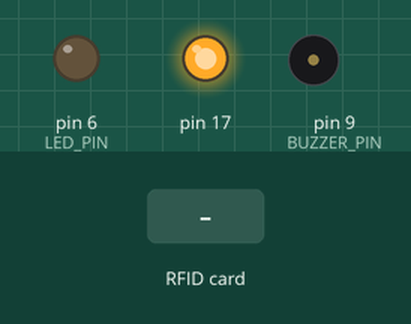
The sketch below on a simulated SparkFun Pro Micro, built with avr-gcc and run on an emulated ATmega32U4. On the bench: output pins drawn as LEDs (lit = HIGH), buzzer (waves = sounding, pin HIGH). The test bench sets the inputs (shaded band). USB keyboard and mouse output is not drawn.

Above: at 1.2 s.
1.3 s: RFID card 5E 7A 19 C4 held to the reader
At 1.44 s:
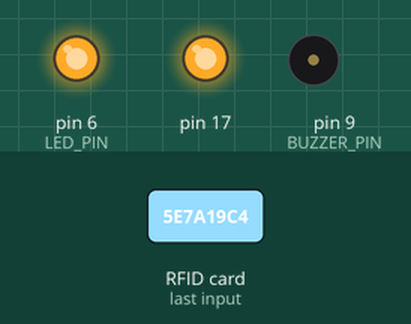
Timing chart, 0 to 4.3 s (numbered marks = the images above; inputs shaded):
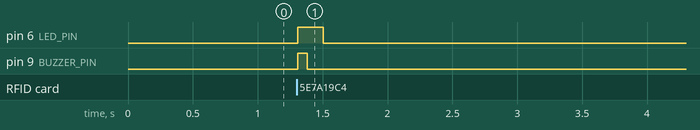

The sketch:

NFC-UID-keyboard.ino
```cpp
// (licence header left out)
#include <SPI.h>
#include <MFRC522.h>
#include "Keyboard.h"

#define BUZZER_PIN 9
#define LED_PIN 6
#define SS_PIN A0
#define RST_PIN 10
MFRC522 mfrc522(SS_PIN, RST_PIN);	// Create MFRC522 instance.
MFRC522::Uid lastUid;     // UID of last scanned card
unsigned long lastMillis; // value of millis() when last card was scanned.

void setup() {
  pinMode(BUZZER_PIN, OUTPUT);
  pinMode(LED_PIN, OUTPUT);
  Keyboard.begin();
	SPI.begin();			// Init SPI bus
	mfrc522.PCD_Init();	// Init MFRC522 card
}

void loop() {
	// Look for new cards
	if ( ! mfrc522.PICC_IsNewCardPresent()) {
		return;
	}

	// Select one of the cards
	if ( ! mfrc522.PICC_ReadCardSerial()) {
		return;
	}

  // Check that it is not a bounce of the same card
  if (memcmp(&lastUid, &mfrc522.uid, mfrc522.uid.size) == 0 // Same UID
        && (millis() - lastMillis) < 1000) { // Scanned again within on second
    // Halt the card so it does not respond again while in the field
    mfrc522.PICC_HaltA();
    return;
  }

  // Turn on buzzer and LED
  digitalWrite(BUZZER_PIN, HIGH);
  digitalWrite(LED_PIN, HIGH);

  // Remember the time
  lastMillis = millis();

	// Output the UID followed by Enter.
  for (byte i = 0; i < mfrc522.uid.size; i++) {
    Keyboard.print(mfrc522.uid.uidByte[i] >> 4, HEX);
    Keyboard.print(mfrc522.uid.uidByte[i] & 0x0F, HEX);
  }
  Keyboard.write(KEY_RETURN);

  // Wait a short while before turning off buzzer
  while (millis() < lastMillis + 75) {
    // Burn, baby, burn!
  }
  digitalWrite(BUZZER_PIN, LOW);

  // Wait a little before turning off LED
  while (millis() < lastMillis + 200) {
    // Burn, baby, burn!
  }
  digitalWrite(LED_PIN, LOW);

  // Halt the card so it does not respond again while in the field
  mfrc522.PICC_HaltA();

  // Remember the UID
  memcpy(&lastUid, &mfrc522.uid, sizeof(lastUid));
}
```

Measured:
- after the input at 1.3 s, pin 6 (LED_PIN): LOW → HIGH at once, → LOW 0.20 s later; pin 9 (BUZZER_PIN): LOW → HIGH at once, → LOW 0.07 s later
